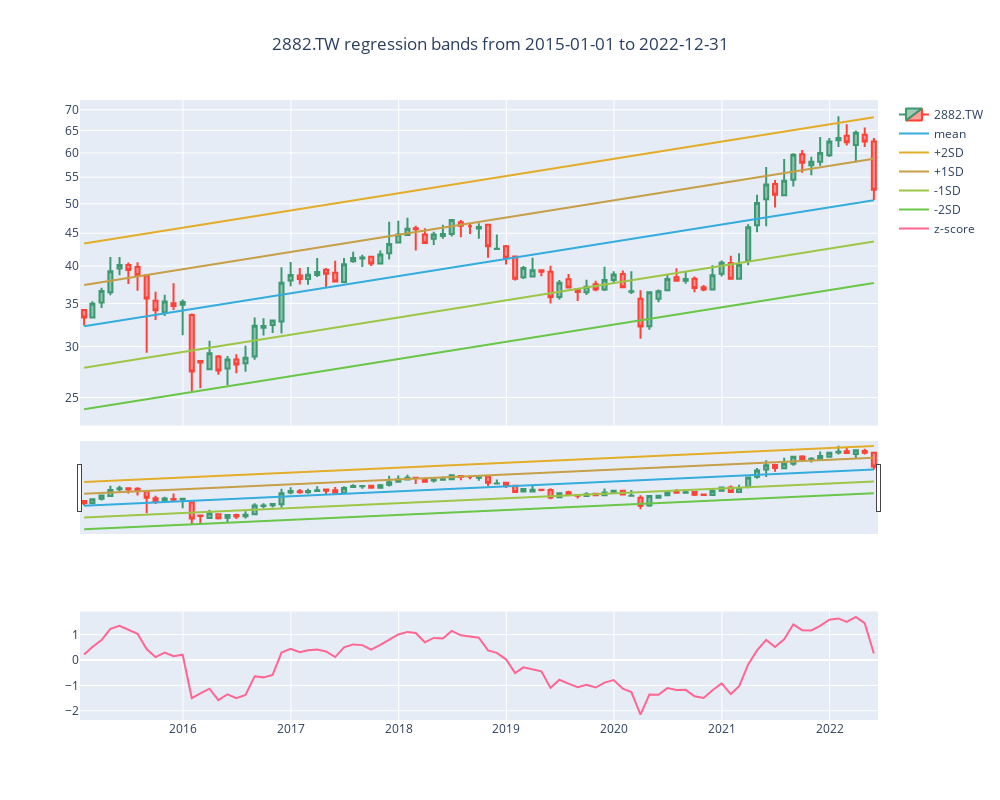

The notebook cell saved with this chart:
### Markdown cell above
### 國泰金 (2882.TW)

### Code cell
timeregchannel(assetlist[4], dfall, 'M', startstr0, endstr0)
